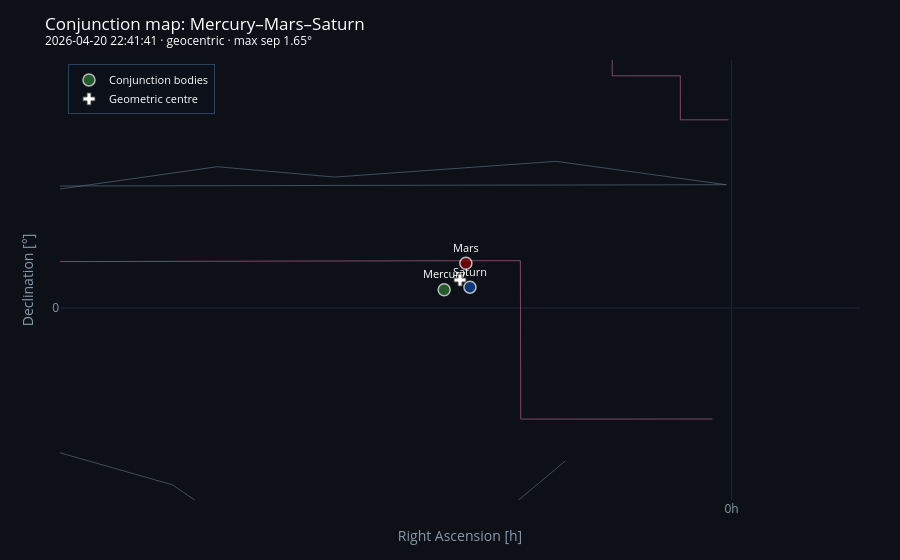

Notebook cell for this chart:
### Code cell
trio_2026.plot_map()

### Figure 1 — Plotly figure (JSON) as saved in the notebook; plotly's stock layout.template omitted (floating-point values rounded to 4 significant figures; data arrays with more than 128 entries replaced by an {"elided": "..."} marker saying what was removed)
{"data": [{"hoverinfo": "skip", "line": {"color": "rgba(230, 120, 170, 0.65)", "width": 0.8}, "mode": "lines", "name": "boundaries", "showlegend": false, "type": "scatter", "x": {"elided": "8054 float values"}, "y": {"elided": "8054 float values"}}, {"hoverinfo": "skip", "line": {"color": "rgba(110, 125, 145, 0.55)", "width": 1}, "mode": "lines", "name": "asterisms", "showlegend": false, "type": "scatter", "x": {"elided": "2044 float values"}, "y": {"elided": "2044 float values"}}, {"hoverinfo": "skip", "mode": "text", "name": "constellation labels", "showlegend": false, "text": ["Aql", "And", "Scl", "Ara", "Lib", "Cet", "Ari", "Sct", "Pyx", "Boo", "Cae", "Cha", "Cnc", "Cap", "Car", "Cas", "Cen", "Cep", "Com", "CVn", "Aur", "Col", "Cir", "Crt", "CrA", "CrB", "Crv", "Cru", "Cyg", "Del", "Dor", "Dra", "Nor", "Eri", "Sge", "For", "Gem", "Cam", "CMa", "UMa", "Gru", "Her", "Hor", "Hya", "Hyi", "Ind", "Lac", "Mon", "Lep", "Leo", "Lup", "Lyn", "Lyr", "Ant", "Mic", "Mus", "Oct", "Aps", "Oph", "Ori", "Pav", "Peg", "Pic", "Per", "Equ", "CMi", "LMi", "Vul", "UMi", "Phe", "Psc", "PsA", "Vol", "Pup", "Ret", "Sgr", "Sco", "Ser", "Sex", "Men", "Tau", "Tel", "Tuc", "Tri", "TrA", "Aqr", "Vir", "Vel"], "textfont": {"color": "rgba(130, 140, 155, 0.42)", "size": 9}, "type": "scatter", "x": [293.9, 14.95, 239.5, 261.6, 230.0, 33.58, 32.33, 281.1, 131.4, 218.3, 69.84, 156.8, 130.5, 316.6, 142.2, 15.71, 202.3, 334.2, 195.4, 191.5, 82.19, 89.25, 225.9, 172.0, 285.5, 236.1, 185.8, 187.9, 304.4, 310.4, 80.14, 253.9, 244.3, 54.07, 298.0, 45.42, 106.4, 63.05, 103.9, 164.2, 339.3, 257.0, 47.63, 149.6, 37.64, 314.8, 337.0, 105.0, 82.8, 159.8, 231.3, 124.9, 282.7, 153.5, 316.1, 186.7, 295.4, 243.3, 256.9, 84.19, 292.4, 291.8, 91.06, 52.48, 319.3, 113.7, 155.3, 296.5, 226.5, 14.57, 115.8, 335.7, 120.6, 112.2, 60.96, 284.5, 254.6, 248.9, 155.1, 76.71, 67.19, 277.5, 233.0, 32.05, 240.9, 337.5, 201.5, 143.0], "y": [6.008, 35.95, -33.09, -55.39, -16.35, -4.241, 22.64, -9.746, -32.44, 26.66, -41.41, -78.49, 19.49, -17.83, -59.35, 59.86, -47.7, 67.39, 25.25, 39.7, 38.52, -35.67, -62.12, -16.36, -38.95, 27.53, -20.16, -59.81, 39.45, 15.03, -60.64, 62.76, -50.32, -25.72, 18.83, -30.59, 24.36, 67.26, -22.55, 53.79, -45.06, 33.64, -52.69, -7.753, -70.03, -52.96, 47.73, -2.174, -17.09, 18.69, -42.49, 44.86, 35.78, -33.61, -32.51, -69.17, -80.77, -78.66, -3.508, 6.798, -65.22, 20.89, -56.34, 42.77, 8.159, 6.695, 35.36, 26.27, 78.76, -46.04, 10.11, -30.26, -68.81, -37.69, -61.92, -29.08, -34.54, 3.69, -0.6369, -73.6, 17.89, -47.5, -60.32, 32.93, -67.12, -7.604, -2.071, -48.94]}, {"hovertemplate": "<b>%{text}</b><br>RA: %{x:.2f}°<br>Dec: %{y:.2f}°<extra></extra>", "marker": {"color": ["#2E7D32", "#8E0000", "#0D47A1"], "line": {"color": "white", "width": 1.5}, "size": [12, 12, 12], "symbol": "circle"}, "mode": "markers+text", "name": "Conjunction bodies", "text": ["Mercury", "Mars", "Saturn"], "textfont": {"color": "white", "size": 11}, "textposition": "top center", "type": "scatter", "x": [8.987, 8.308, 8.18], "y": [1.045, 2.55, 1.188]}, {"hovertemplate": "Centre<br>RA: 8.49°<br>Dec: 1.59°<extra></extra>", "marker": {"color": "white", "line": {"width": 1}, "size": 10, "symbol": "cross"}, "mode": "markers", "name": "Geometric centre", "type": "scatter", "x": [8.492], "y": [1.595]}], "layout": {"autosize": true, "font": {"color": "white"}, "height": 560, "legend": {"bgcolor": "rgba(10,16,26,0.7)", "bordercolor": "#2c4060", "borderwidth": 1, "font": {"size": 11}, "x": 0.01, "xanchor": "left", "y": 0.99, "yanchor": "top"}, "margin": {"b": 60, "l": 60, "r": 40, "t": 60}, "paper_bgcolor": "#0d1117", "plot_bgcolor": "#0d1117", "title": {"text": "Conjunction map: Mercury–Mars–Saturn<br><sup>2026-04-20 22:41:41 · geocentric · max sep 1.65°</sup>"}, "xaxis": {"autorange": false, "color": "#8899aa", "gridcolor": "#1a2740", "range": [21.0, -4.013], "showgrid": true, "ticktext": ["0h", "2h", "4h", "6h", "8h", "10h", "12h", "14h", "16h", "18h", "20h", "22h", "24h"], "tickvals": [0, 30, 60, 90, 120, 150, 180, 210, 240, 270, 300, 330, 360], "title": {"text": "Right Ascension [h]"}, "zeroline": false}, "yaxis": {"autorange": false, "color": "#8899aa", "gridcolor": "#1a2740", "range": [-10.91, 14.09], "showgrid": true, "tickvals": [-90, -60, -30, 0, 30, 60, 90], "title": {"text": "Declination [°]"}, "zeroline": false}}}
